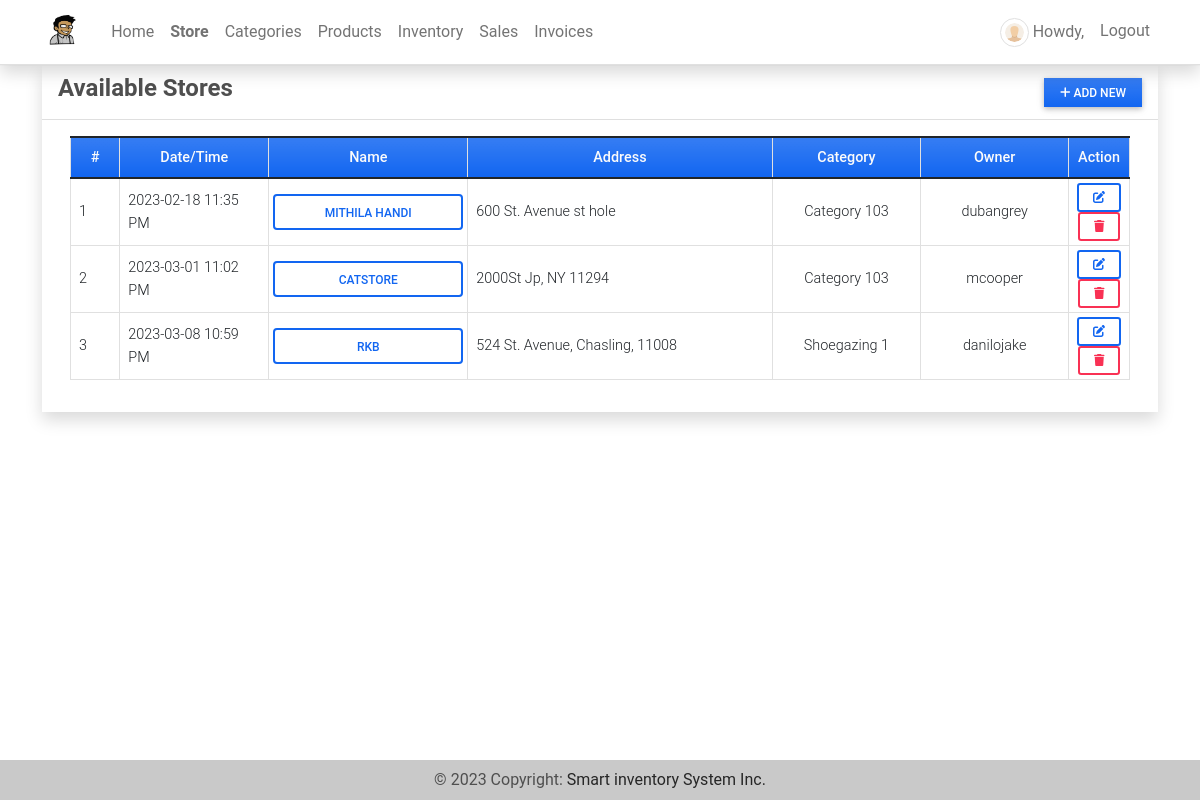
/store (signed in), run on the app's committed database.
### imsApp/models.py (models this page shows, shortened)
class Store(models.Model):
    name = models.CharField(max_length=250)
    address = models.TextField()
    category = models.ForeignKey(Category, on_delete=models.CASCADE)
    products = models.ManyToManyField(Product, through='StoreProduct')
    date_created = models.DateTimeField(default=timezone.now)
    date_updated = models.DateTimeField(auto_now=True)
    owner = models.OneToOneField(User, default=1,on_delete=models.CASCADE ,blank=True, null=True)

class Category(models.Model):
    name = models.CharField(max_length=250)
    description = models.TextField()
    status = models.CharField(max_length=2, choices=(('1','Active'),('2','Inactive')), default=1)
    date_created = models.DateTimeField(default=timezone.now)
    date_updated = models.DateTimeField(auto_now=True)
    def __str__(self):
        return self.name

### imsApp/auth.py (the view)
    def wrapper_function(request,*args,**kwargs):
        if request.user.is_superuser:
            return view_function(request,*args,**kwargs)
        else:
            return redirect('home-page')

### imsApp/auth.py (called while the page is built)
def admin_only(view_function):
    def wrapper_function(request,*args,**kwargs):
        if request.user.is_superuser:
            return view_function(request,*args,**kwargs)
        else:
            return redirect('home-page')
    return wrapper_function

### imsApp/views.py (called while the page is built)
@admin_only
@login_required
def store_mgt(request):
    context['page_title'] = "Store"
    stores = Store.objects.all()
    context['stores'] = stores
    return render(request, 'store_mgt.html', context)

### imsApp/templates/store_mgt.html (shortened to what this page needs)
{% extends 'base.html' %} {% block pageContent %}
<div class="col-lg-12 col-md-12 col-sm-12 col-xs-12">
    <div class="card card-default rounded-0 shadow ">
        <div class="card-header">
            <div class="d-flex w-100 align-items-center justify-content-between">
                <h4 class="card-title fw-bold">Available Stores</h4>
                <div class="tools">
                    <button type="button" class="btn btn-primary rounded-0 bg-gradient btn-sm" id='add_new'><i class="fa fa-plus"></i> Add New</button>
                </div>
            </div>
        </div>
        <div class="card-body">
            <div class="container-fluid">
                <table class="table table-bordered" id="category-list">
                    <colgroup>
                        <col width="5%">
                        <col width="15%">
                        <col width="20%">
                        <col width="30%">
                        <col width="15%">
                        <col width="15%">
                    </colgroup>
                    <thead>
                        <tr class="bg-gradient bg-primary bg-opacity-50 text-light">
                            <th class="px-2 py-2 text-center">#</th>
                            <th class="px-2 py-2 text-center">Date/Time</th>
                            <th class="px-2 py-2 text-center">Name</th>
                            <th class="px-2 py-2 text-center">Address</th>
                            <th class="px-2 py-2 text-center">Category</th>
                            <th class="px-2 py-2 text-center">Owner</th>
                            <th class="px-2 py-2 text-center">Action</th>
                        </tr>
                    </thead>
                    <tbody>
                        {% for store in stores %}
                        <tr>
                            <td class="px-2 py-1 align-middle">{{ forloop.counter }}</td>
                            <td class="px-2 py-1 align-middle">{{ store.date_created|date:"Y-m-d h:i A" }}</td>
                            <td class="px-1 py-1 align-middle"><a class="btn btn-outline-primary w-100" href="{% url 'store-detail' store.id %}">{{ store.name }}</a></td>
                            <td class="px-2 py-1 align-middle">
                                <p class="m-0 text-truncate">{{ store.address }}</p>
                            </td>
                            <td class="px-1 py-1 align-middle text-center">
                                {{ store.category }}
                            </td>
                            <td class="px-1 py-1 align-middle text-center">
                                {{ store.owner }}
                            </td>
                            <td class="px-2 py-1 align-middle text-center">
                                <a class="btn btn-outline-primary btn-sm edit-data" href="javascript:void(0)" data-id="{{ store.pk }}" title="Edit">
                                    <i class="fa fa-edit"></i>
                                </a>
                                <button class="btn btn-outline-danger btn-sm delete-data" type="button" data-id="{{ store.pk }}" title="Delete">
                                    <i class="fa fa-trash"></i>
                                </button>
                            </td>
                        </tr>
                        {% endfor %}
                    </tbody>
                </table>
            </div>
        </div>
    </div>
</div>
{% endblock pageContent %}

### static/assets/default/css/style.css (style rules this page uses)
html, body { height: 100%; width: 100%; max-height: 100%; overflow: auto; display: flex; flex-direction: column; }

### data on the page
Store: date_created "2023-02-18 11:35 PM", name "MITHILA HANDI", address "600 St. Avenue st hole", category "Category 103", owner "dubangrey"
Store: date_created "2023-03-01 11:02 PM", name "CATSTORE", address "2000St Jp, NY 11294", category "Category 103", owner "mcooper"
Store: date_created "2023-03-08 10:59 PM", name "RKB", address "524 St. Avenue, Chasling, 11008", category "Shoegazing 1", owner "danilojake"
